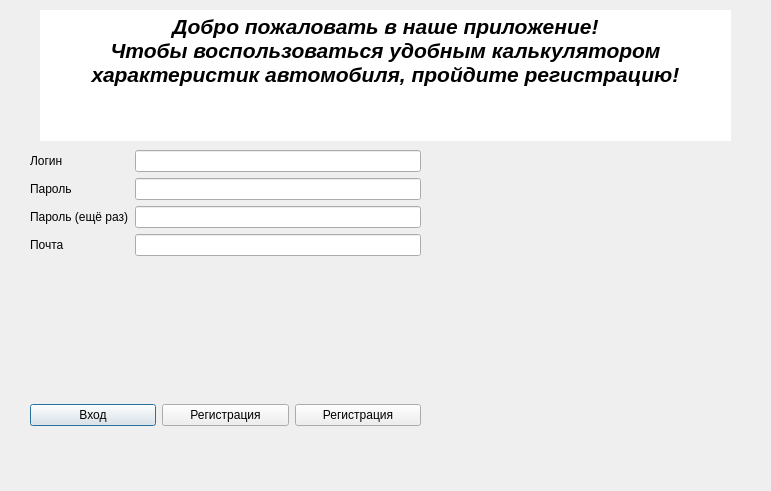
<?xml version="1.0" encoding="UTF-8"?>
<ui version="4.0">
 <class>AuthRegForm</class>
 <widget class="QDialog" name="AuthRegForm">
  <property name="geometry">
   <rect>
    <x>0</x>
    <y>0</y>
    <width>771</width>
    <height>491</height>
   </rect>
  </property>
  <property name="windowTitle">
   <string>Dialog</string>
  </property>
  <property name="styleSheet">
   <string notr="true"/>
  </property>
  <widget class="QWidget" name="horizontalLayoutWidget">
   <property name="geometry">
    <rect>
     <x>30</x>
     <y>350</y>
     <width>391</width>
     <height>131</height>
    </rect>
   </property>
   <layout class="QHBoxLayout" name="horizontalLayout">
    <item>
     <widget class="QPushButton" name="pushButton_Auth">
      <property name="styleSheet">
       <string notr="true">font: 700 14pt &quot;Verdana&quot;;
color: rgb(0, 0, 0);</string>
      </property>
      <property name="text">
       <string>Вход</string>
      </property>
     </widget>
    </item>
    <item>
     <widget class="QPushButton" name="pushButton_toReg">
      <property name="styleSheet">
       <string notr="true">font: 700 14pt &quot;Verdana&quot;;
color: rgb(0, 0, 0);</string>
      </property>
      <property name="text">
       <string>Регистрация</string>
      </property>
     </widget>
    </item>
    <item>
     <widget class="QPushButton" name="pushButton_Reg">
      <property name="styleSheet">
       <string notr="true">font: 700 14pt &quot;Verdana&quot;;
color: rgb(0, 0, 0);</string>
      </property>
      <property name="text">
       <string>Регистрация</string>
      </property>
     </widget>
    </item>
   </layout>
  </widget>
  <widget class="QWidget" name="formLayoutWidget">
   <property name="geometry">
    <rect>
     <x>30</x>
     <y>150</y>
     <width>391</width>
     <height>131</height>
    </rect>
   </property>
   <layout class="QFormLayout" name="formLayout">
    <item row="0" column="0">
     <widget class="QLabel" name="label_login">
      <property name="text">
       <string>Логин</string>
      </property>
     </widget>
    </item>
    <item row="0" column="1">
     <widget class="QLineEdit" name="lineEdit_login"/>
    </item>
    <item row="1" column="0">
     <widget class="QLabel" name="label_password">
      <property name="text">
       <string>Пароль</string>
      </property>
     </widget>
    </item>
    <item row="1" column="1">
     <widget class="QLineEdit" name="lineEdit_password"/>
    </item>
    <item row="2" column="0">
     <widget class="QLabel" name="label_passwordcheck">
      <property name="text">
       <string>Пароль (ещё раз)</string>
      </property>
     </widget>
    </item>
    <item row="2" column="1">
     <widget class="QLineEdit" name="lineEdit_passwordcheck"/>
    </item>
    <item row="3" column="0">
     <widget class="QLabel" name="label_mail">
      <property name="text">
       <string>Почта</string>
      </property>
     </widget>
    </item>
    <item row="3" column="1">
     <widget class="QLineEdit" name="lineEdit_mail"/>
    </item>
   </layout>
  </widget>
  <widget class="QTextBrowser" name="textBrowser">
   <property name="geometry">
    <rect>
     <x>40</x>
     <y>10</y>
     <width>691</width>
     <height>131</height>
    </rect>
   </property>
   <property name="styleSheet">
    <string notr="true">border: none;
font: 9pt &quot;Verdana&quot;;</string>
   </property>
   <property name="html">
    <string>&lt;!DOCTYPE HTML PUBLIC &quot;-//W3C//DTD HTML 4.0//EN&quot; &quot;http://www.w3.org/TR/REC-html40/strict.dtd&quot;&gt;
&lt;html&gt;&lt;head&gt;&lt;meta name=&quot;qrichtext&quot; content=&quot;1&quot; /&gt;&lt;meta charset=&quot;utf-8&quot; /&gt;&lt;style type=&quot;text/css&quot;&gt;
p, li { white-space: pre-wrap; }
hr { height: 1px; border-width: 0; }
li.unchecked::marker { content: &quot;\2610&quot;; }
li.checked::marker { content: &quot;\2612&quot;; }
&lt;/style&gt;&lt;/head&gt;&lt;body style=&quot; font-family:'Verdana'; font-size:9pt; font-weight:400; font-style:normal;&quot;&gt;
&lt;p align=&quot;center&quot; style=&quot; margin-top:0px; margin-bottom:0px; margin-left:0px; margin-right:0px; -qt-block-indent:0; text-indent:0px;&quot;&gt;&lt;span style=&quot; font-family:'Segoe UI'; font-size:16pt; font-weight:700; font-style:italic; color:#000000;&quot;&gt;Добро пожаловать в наше приложение!&lt;br /&gt;Чтобы воспользоваться удобным калькулятором  характеристик автомобиля, пройдите регистрацию!&lt;/span&gt;&lt;/p&gt;&lt;/body&gt;&lt;/html&gt;</string>
   </property>
  </widget>
 </widget>
 <resources/>
 <connections/>
</ui>
